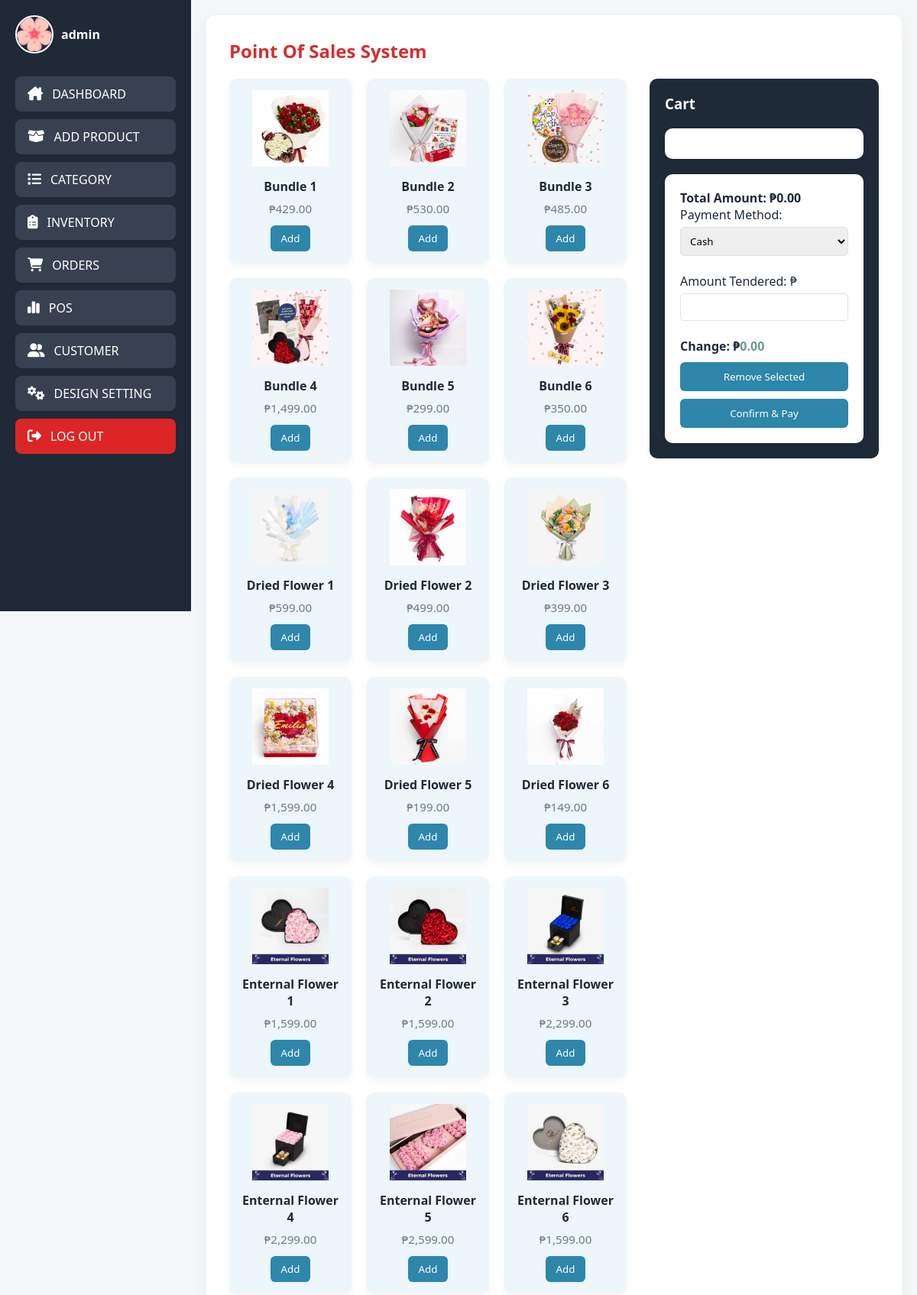
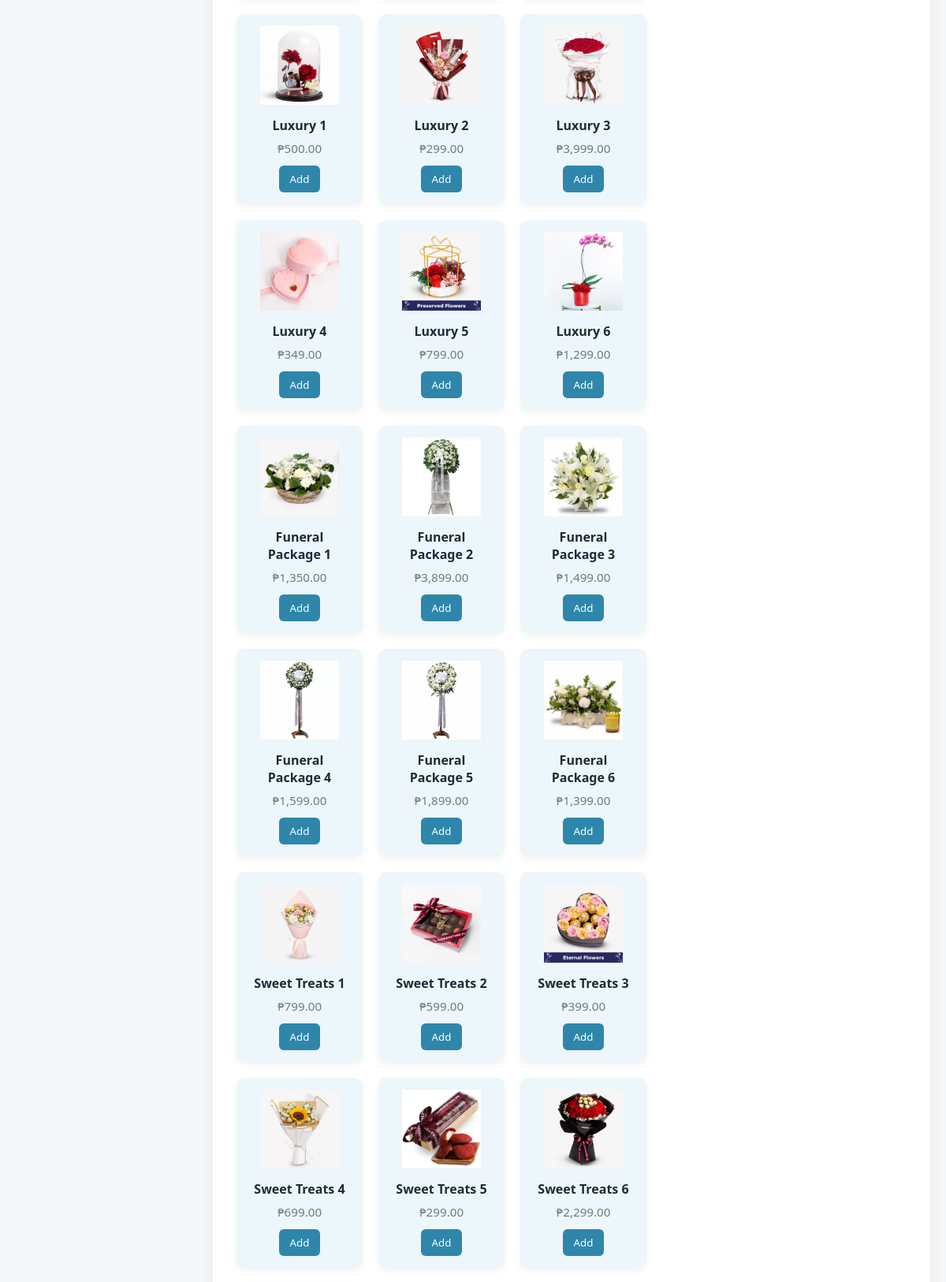
Page /php/pos.php (upper part) on the committed database (2 pictures, top to bottom).
### tables this page shows
CREATE TABLE `product` (
  `id` int(11) NOT NULL,
  `name` varchar(255) NOT NULL,
  `image` varchar(255) NOT NULL,
  `category` varchar(255) NOT NULL,
  `qty` int(11) NOT NULL,
  `price` varchar(255) DEFAULT NULL,
  `category_id` int(11) DEFAULT NULL,
  `status` varchar(50) DEFAULT 'Available',
  `total_sold` int(11) DEFAULT 0,
  `available_stocks` int(11) DEFAULT 0
);

### php/pos.php (the view, shortened to what this page needs)
<?php
include ('admin-nav.php');
$products = mysqli_query($conn, "SELECT * FROM product WHERE status = 'Available'");
?>
<!DOCTYPE html>
<html lang="en">
<head>
  <link rel="stylesheet" href="https://cdnjs.cloudflare.com/ajax/libs/font-awesome/6.4.2/css/all.min.css" />
  <link rel="stylesheet" href="../css/pos.css">
</head>
<body>
<div class="main-container">
  <div class="content-wrapper">
    <div class="all">
      <h2>Point Of Sales System</h2>
      <div class="pos-container">
        <div class="products">
          <?php while($row = mysqli_fetch_assoc($products)): ?>
            <div class="product">
              <img src="../img/<?= $row['image'] ?>" alt="<?= $row['name'] ?>">
              <h4><?= $row['name'] ?></h4>
              <p>₱<?= number_format($row['price'], 2) ?></p>
              <button onclick="addToCart(<?= $row['id'] ?>, '<?= $row['name'] ?>', <?= $row['price'] ?>)">Add</button>
            </div>
          <?php endwhile; ?>
        </div>
        <div class="cart-form">
          <h3>Cart</h3>
          <form method="POST" action="process-pos.php" onsubmit="return validateCash()">
            <div class="cart" id="cart"></div>
            <div class="cart-summary">
              <p><strong>Total Amount: ₱<span id="totalAmount">0.00</span></strong></p>
              <label>Payment Method:</label>
              <select name="payment_method" id="payment_method" onchange="toggleCashField()" required>
                <option value="Cash">Cash</option>
              </select><br><br>
              <div id="cashInput" style="display: block;">
                <label>Amount Tendered: ₱</label>
                <input type="number" id="amountPaid" name="amount_paid" step="0.01" min="0" oninput="computeChange()" required><br><br>
                <p><strong>Change: ₱<span id="changeAmount">0.00</span></strong></p>
              </div>
              <button class="delete-button" type="button" onclick="removeSelected()">Remove Selected</button>
              <button class="submit-btn" type="submit">Confirm & Pay</button>
            </div>
          </form>
        </div>
      </div>
    </div>
  </div>
</div>
</body>
</html>

### php/admin-nav.php (shortened to what this page needs)
<?php
$conn = mysqli_connect("localhost:3306", "root", "", "flowershop");
if (isset($_GET["newUsername"])) {
    $newAdminName = $_GET["newUsername"];
} else {
    if (isset($_SESSION['adminUsername'])) {
        $newAdminName = $_SESSION['adminUsername'];
    } else {
        $result = mysqli_query($conn, "SELECT username FROM admin WHERE email = 'admin@gmail.com'");
        if ($result && $row = mysqli_fetch_assoc($result)) {
            $newAdminName = $row['username'];
        } else {
            $newAdminName = "ADMIN";
        }
    }
}
$result = mysqli_query($conn, "SELECT image FROM admin WHERE username = '$newAdminName'");
if ($result && $row = mysqli_fetch_assoc($result)) {
    $profile_picture = $row['image'];
} else {
    $profile_picture = "default_image.jpg";
}
?>
<!DOCTYPE html>
<html lang="en">
<head>
    <link rel="stylesheet" href="../css/admin-nav.css">
    <link rel="stylesheet" href="https://cdnjs.cloudflare.com/ajax/libs/font-awesome/6.4.2/css/all.min.css" />
</head>
<body>
<div class="sidebar">
  <div class="sidebar-content">
    <a href="admin-account.php?newUsername=<?php echo urlencode($newAdminName); ?>" class="admin-profile">
      <img src="<?php echo $profile_picture; ?>" alt="Admin Profile">
      <span><?php echo $newAdminName; ?></span>
    </a>
    <nav class="nav-links">
      <a href="admin-dashboard.php" class="nav-btn">
        <i class="fa-solid fa-house-chimney"></i>
        <span>DASHBOARD</span>
      </a>
      <a href="add-product.php" class="nav-btn">
        <i class="fa-solid fa-box-open"></i>
        <span>ADD PRODUCT</span>
      </a>
      <a href="category-management.php" class="nav-btn">
        <i class="fa-solid fa-list"></i>
        <span>CATEGORY</span>
      </a>
      <a href="product-inventory.php" class="nav-btn">
        <i class="fa-solid fa-clipboard-list"></i>
        <span>INVENTORY</span>
      </a>
      <a href="orders.php" class="nav-btn">
        <i class="fa-solid fa-cart-shopping"></i>
        <span>ORDERS</span>
      </a>
      <a href="pos.php" class="nav-btn">
        <i class="fa-solid fa-chart-simple"></i>
        <span>POS</span>
      </a>
      <a href="unlock-user.php" class="nav-btn">
        <i class="fa-solid fa-user-group"></i>
        <span>CUSTOMER</span>
      </a>
      <a href="customer-design-setting.php" class="nav-btn">
        <i class="fa-solid fa-gears"></i>
        <span>DESIGN SETTING</span>
      </a>
      <a href="customer-landing-page.php" class="nav-btn logout">
        <i class="fa-solid fa-right-from-bracket"></i>
        <span>LOG OUT</span>
      </a>
    </nav>
  </div>
</div>
</body>
</html>

### css/admin-nav.css (style rules this page uses)
.sidebar { width: 250px; height: 100vh; background-color: #1f2937; position: fixed; top: 0; left: 0; padding: 20px; }
.admin-profile { display: flex; align-items: center; gap: 10px; margin-bottom: 30px; text-decoration: none; color: #fff; }
.admin-profile img { width: 50px; height: 50px; border-radius: 50%; object-fit: cover; border: 2px solid #fff; }
.admin-profile span { font-size: 16px; font-weight: bold; }
.nav-links { display: flex; flex-direction: column; gap: 10px; }
.nav-btn { display: flex; align-items: center; gap: 12px; padding: 12px 16px; background-color: #374151; border-radius: 8px; text-decoration: none; color: #ffffff; font-weight: 500; transition: background-color 0.3s ease; }
.nav-btn i { font-size: 18px; }
.logout { background-color: #dc2626; }

### css/pos.css (style rules this page uses)
:root { --bg-light: #f4f6f8; --bg-main: #ffffff; --text-main: #1e2a38; --text-muted: #6c7a89; --primary: #2e86ab; --primary-light: #edf6fa; --accent: #6A9C89; --border-color: #dce3ea; --danger: #d32f2f; }
* { margin: 0; padding: 0; box-sizing: border-box; font-family: 'Segoe UI', Tahoma, Geneva, Verdana, sans-serif; }
body { background-color: var(--bg-light); color: var(--text-main); }
.main-container { display: flex; min-height: 100vh; width: 100%; }
.content-wrapper { margin-left: 250px; flex-grow: 1; padding: 20px; background-color: var(--bg-light); overflow-x: auto; }
.all { max-width: 1200px; margin: 0 auto; background-color: var(--bg-main); padding: 30px; border-radius: 12px; box-shadow: 0 8px 20px rgba(0, 0, 0, 0.05); }
h3 { color: var(--bg-main); margin-bottom: 20px; }
h2 { color: var(--danger); margin-bottom: 20px; }
.products { display: grid; grid-template-columns: repeat(auto-fill, minmax(180px, 1fr)); gap: 20px; margin-bottom: 40px; }
.product { background-color: var(--primary-light); padding: 15px; border-radius: 10px; text-align: center; transition: transform 0.2s ease; box-shadow: 0 4px 10px rgba(0,0,0,0.05); }
.product img { max-width: 100%; height: 100px; object-fit: contain; margin-bottom: 10px; }
.product h4 { font-size: 1rem; color: var(--text-main); margin-bottom: 8px; }
.product p { font-size: 0.95rem; color: var(--text-muted); margin-bottom: 12px; }
.product button { background-color: var(--primary); color: white; border: none; padding: 8px 14px; border-radius: 6px; cursor: pointer; transition: background 0.2s ease; }
.cart { background-color: #fff; padding: 20px; border-radius: 10px; margin-bottom: 20px; box-shadow: 0 4px 10px rgba(0,0,0,0.05); }
.cart-summary { background-color: var(--bg-main); padding: 20px; border-radius: 10px; box-shadow: 0 4px 10px rgba(0,0,0,0.05); }
.cart-summary select, .cart-summary input[type="number"] { padding: 8px; border: 1px solid var(--border-color); border-radius: 5px; margin-top: 5px; width: 100%; }
.cart-summary button { background-color: var(--primary); color: white; border: none; padding: 10px 16px; border-radius: 6px; margin-right: 10px; margin-top: 10px; cursor: pointer; transition: background 0.2s ease; }
#changeAmount { color: var(--accent); font-weight: bold; }
.pos-container { display: flex; gap: 30px; align-items: flex-start; }
.products { flex: 2; display: grid; grid-template-columns: repeat(auto-fill, minmax(160px, 1fr)); gap: 20px; }
.cart-form { flex: 1; background-color: var(--text-main); padding: 20px; border-radius: 10px; max-width: 380px; width: 100%; position: sticky; top: 20px; }
.cart { max-height: 300px; overflow-y: auto; margin-bottom: 20px; }
.delete-button, .submit-btn { background-color: var(--primary); color: white; border: none; padding: 8px 14px; width: 100%; border-radius: 6px; cursor: pointer; transition: background 0.2s ease; }
.submit-btn, .delete-button:hover { background-color: #1c6387; }

### rows in the picture
product: image (picture), name "Bundle 1", price "429.00"
product: image (picture), name "Bundle 2", price "530.00"
product: image (picture), name "Bundle 3", price "485.00"
product: image (picture), name "Bundle 4", price "1,499.00"
product: image (picture), name "Bundle 5", price "299.00"
product: image (picture), name "Bundle 6", price "350.00"
product: image (picture), name "Dried Flower 1", price "599.00"
product: image (picture), name "Dried Flower 2", price "499.00"
product: image (picture), name "Dried Flower 3", price "399.00"
product: image (picture), name "Dried Flower 4", price "1,599.00"
product: image (picture), name "Dried Flower 5", price "199.00"
product: image (picture), name "Dried Flower 6", price "149.00"
product: image (picture), name "Enternal Flower 1", price "1,599.00"
product: image (picture), name "Enternal Flower 2", price "1,599.00"
product: image (picture), name "Enternal Flower 3", price "2,299.00"
product: image (picture), name "Enternal Flower 4", price "2,299.00"
product: image (picture), name "Enternal Flower 5", price "2,599.00"
product: image (picture), name "Enternal Flower 6", price "1,599.00"
product: image (picture), name "Luxury 1", price "500.00"
product: image (picture), name "Luxury 2", price "299.00"
product: image (picture), name "Luxury 3", price "3,999.00"
product: image (picture), name "Luxury 4", price "349.00"
product: image (picture), name "Luxury 5", price "799.00"
product: image (picture), name "Luxury 6", price "1,299.00"
product: image (picture), name "Funeral Package 1", price "1,350.00"
product: image (picture), name "Funeral Package 2", price "3,899.00"
product: image (picture), name "Funeral Package 3", price "1,499.00"
product: image (picture), name "Funeral Package 4", price "1,599.00"
product: image (picture), name "Funeral Package 5", price "1,899.00"
product: image (picture), name "Funeral Package 6", price "1,399.00"
product: image (picture), name "Sweet Treats 1", price "799.00"
product: image (picture), name "Sweet Treats 2", price "599.00"
product: image (picture), name "Sweet Treats 3", price "399.00"
product: image (picture), name "Sweet Treats 4", price "699.00"
product: image (picture), name "Sweet Treats 5", price "299.00"
product: image (picture), name "Sweet Treats 6", price "2,299.00"

### other values in the picture
$newAdminName "admin"
